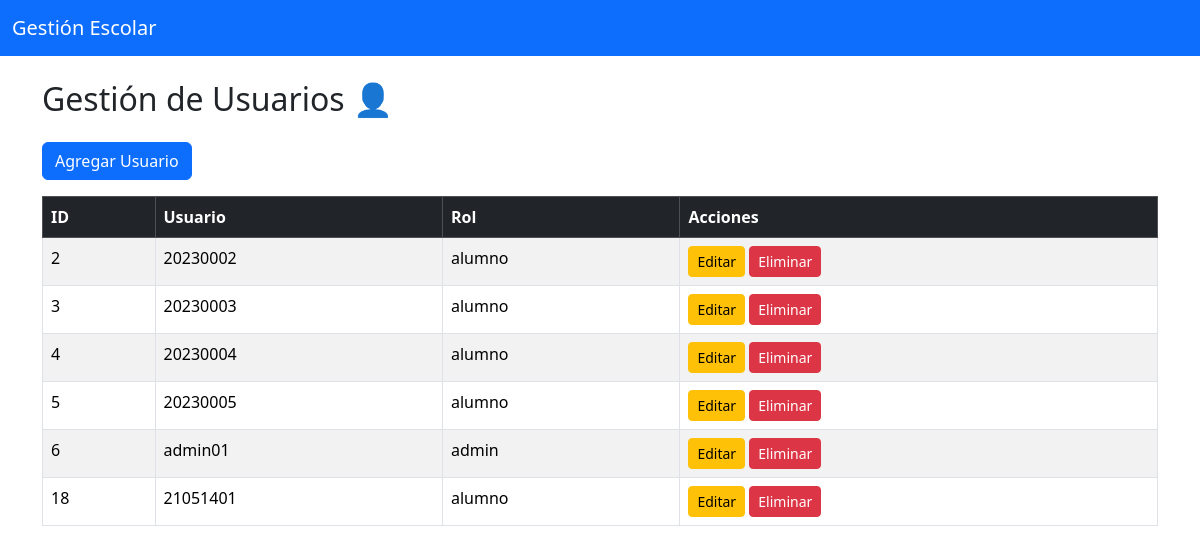
Screenshot of /admin/usuarios/usuarios.php with the database file from the repository.
### tables this page shows
CREATE TABLE usuarios (
    id INT AUTO_INCREMENT PRIMARY KEY,
    username VARCHAR(50) NOT NULL UNIQUE,
    password VARCHAR(255) NOT NULL,
    rol ENUM('admin','alumno') NOT NULL
);

### admin/usuarios/usuarios.php (the view, shortened to what this page needs)
<?php
require '../../includes/db.php';
require '../../includes/header.php';
$stmt = $pdo->query("SELECT * FROM usuarios");
$usuarios = $stmt->fetchAll();
?>
<h2 class="mb-4">Gestión de Usuarios 👤</h2>
<a href="crear_usuario.php" class="btn btn-primary mb-3">Agregar Usuario</a>
<table class="table table-bordered table-striped">
    <thead class="table-dark">
        <tr>
            <th>ID</th>
            <th>Usuario</th>
            <th>Rol</th>
            <th>Acciones</th>
        </tr>
    </thead>
    <tbody>
        <?php foreach ($usuarios as $usuario): ?>
        <tr>
            <td><?= $usuario['id'] ?></td>
            <td><?= htmlspecialchars($usuario['username']) ?></td>
            <td><?= $usuario['rol'] ?></td>
            <td>
                <a href="editar_usuario.php?id=<?= $usuario['id'] ?>" class="btn btn-warning btn-sm">Editar</a>
                <a href="eliminar_usuario.php?id=<?= $usuario['id'] ?>" class="btn btn-danger btn-sm" onclick="return confirm('¿Estás seguro de eliminar este usuario?');">Eliminar</a>
            </td>
        </tr>
        <?php endforeach; ?>
    </tbody>
</table>
<?php require '../../includes/footer.php'; ?>

### rows the page displays
usuarios: id "2", username "20230002", rol "alumno"
usuarios: id "3", username "20230003", rol "alumno"
usuarios: id "4", username "20230004", rol "alumno"
usuarios: id "5", username "20230005", rol "alumno"
usuarios: id "6", username "admin01", rol "admin"
usuarios: id "18", username "21051401", rol "alumno"
